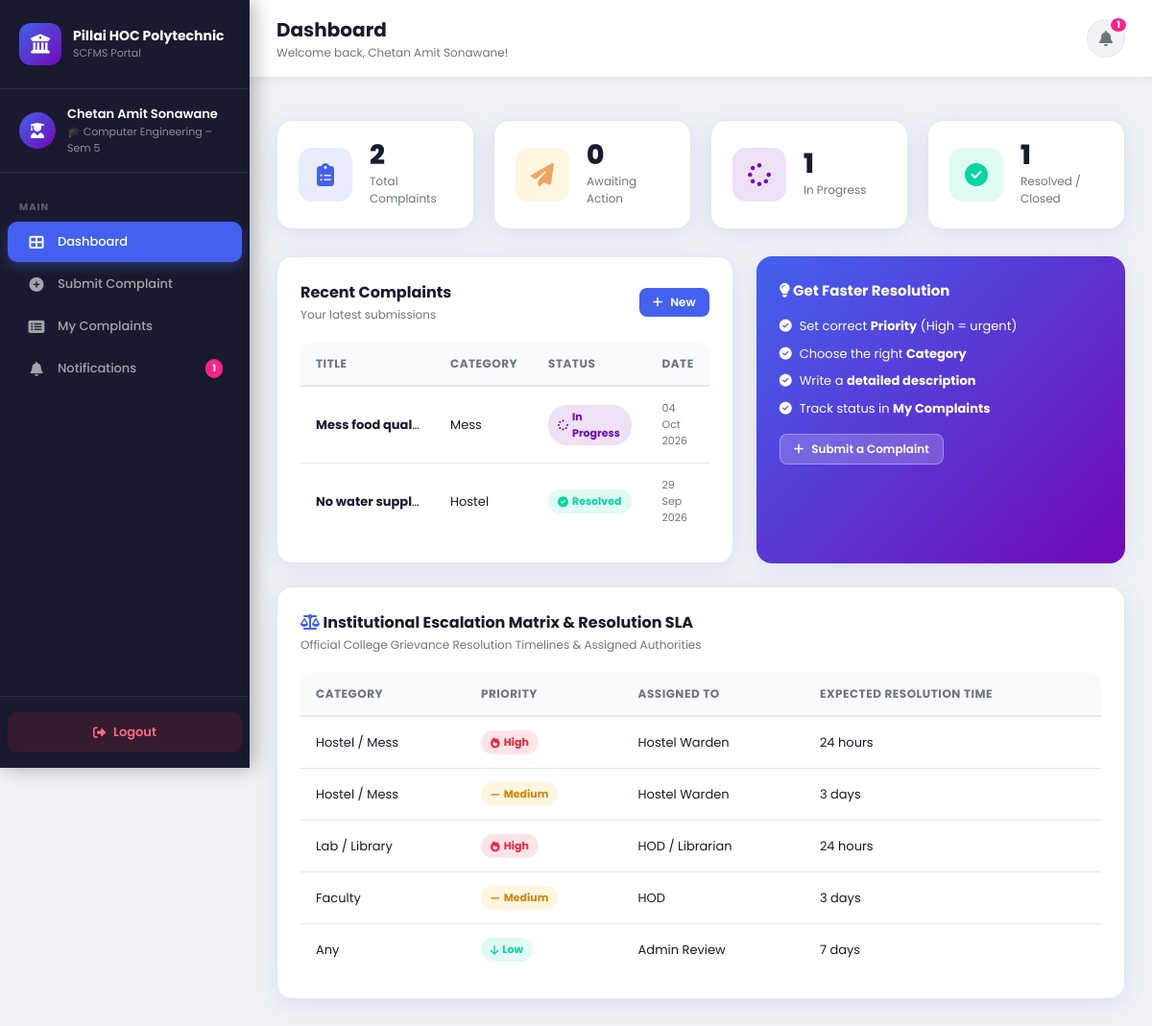
The page /student/dashboard (signed in) on the database its author committed.
### flask_app/models/models.py (models this page shows, shortened)
class User(db.Model, UserMixin):
    __tablename__ = 'users'
    id          = db.Column(db.Integer, primary_key=True)
    name        = db.Column(db.String(120), nullable=False)
    email       = db.Column(db.String(120), unique=True, nullable=False)
    password    = db.Column(db.String(256), nullable=False)
    role        = db.Column(db.String(20), nullable=False)   # student / staff / admin
    roll_no     = db.Column(db.String(30))
    branch      = db.Column(db.String(100))
    semester    = db.Column(db.Integer)
    department  = db.Column(db.String(100))
    designation = db.Column(db.String(100))
    complaints_submitted = db.relationship('Complaint', foreign_keys='Complaint.student_id',
                                           back_populates='student', lazy='dynamic')
    complaints_assigned  = db.relationship('Complaint', foreign_keys='Complaint.assigned_to',
                                           back_populates='assignee', lazy='dynamic')
    notifications = db.relationship('Notification', back_populates='user', lazy='dynamic',
                                    cascade='all, delete-orphan')
    feedbacks     = db.relationship('Feedback', back_populates='student', lazy='dynamic')

class Complaint(db.Model):
    __tablename__ = 'complaints'
    id          = db.Column(db.Integer, primary_key=True)
    student_id  = db.Column(db.Integer, db.ForeignKey('users.id'), nullable=False)
    assigned_to = db.Column(db.Integer, db.ForeignKey('users.id'), nullable=True)
    title       = db.Column(db.String(200), nullable=False)
    description = db.Column(db.Text, nullable=False)
    category    = db.Column(db.String(50), nullable=False)   # hostel/mess/lab/faculty/library/other
    priority    = db.Column(db.String(20), nullable=False)   # high/medium/low
    status      = db.Column(db.String(30), default='submitted')  # submitted/assigned/inprogress/resolved/closed
    created_at  = db.Column(db.DateTime, default=datetime.utcnow)
    updated_at  = db.Column(db.DateTime, default=datetime.utcnow, onupdate=datetime.utcnow)
    student     = db.relationship('User', foreign_keys=[student_id], back_populates='complaints_submitted')
    assignee    = db.relationship('User', foreign_keys=[assigned_to], back_populates='complaints_assigned')
    timeline    = db.relationship('TimelineEvent', back_populates='complaint',
                                  lazy='dynamic', cascade='all, delete-orphan',
                                  order_by='TimelineEvent.created_at')
    feedback    = db.relationship('Feedback', back_populates='complaint',
                                  uselist=False, cascade='all, delete-orphan')

### flask_app/routes/student.py (the view)
@student_bp.route('/dashboard')
@login_required
@student_required
def dashboard():
    complaints = Complaint.query.filter_by(student_id=current_user.id).order_by(Complaint.created_at.desc()).all()
    stats = {
        'total':      len(complaints),
        'submitted':  sum(1 for c in complaints if c.status == 'submitted'),
        'inprogress': sum(1 for c in complaints if c.status in ('assigned', 'inprogress')),
        'resolved':   sum(1 for c in complaints if c.status in ('resolved', 'closed')),
    }
    recent     = complaints[:5]
    notif_count = Notification.query.filter_by(user_id=current_user.id, is_read=False).count()
    return render_template('student/dashboard.html',
                           complaints=complaints, stats=stats,
                           recent=recent, notif_count=notif_count)

### flask_app/models/models.py (called while the page is built)
@login_manager.user_loader
def load_user(user_id):
    return User.query.get(int(user_id))

### flask_app/routes/student.py (called while the page is built)
def student_required(f):
    from functools import wraps
    @wraps(f)
    def decorated(*args, **kwargs):
        if not current_user.is_authenticated or current_user.role != 'student':
            flash('Access denied.', 'danger')
            return redirect(url_for('auth.login'))
        return f(*args, **kwargs)
    return decorated

### flask_app/templates/student/dashboard.html (shortened to what this page needs)
{% extends "base.html" %}
{% block avatar_bg %}linear-gradient(135deg,#4361ee,#7209b7){% endblock %}
{% block avatar_icon %}fa-user-graduate{% endblock %}
{% block user_role_label %}🎓 {{ current_user.branch }} – Sem {{ current_user.semester }}{% endblock %}
{% block sidebar_nav %}
<div class="nav-section"><span class="nav-section-label">Main</span></div>
<a href="{{ url_for('student.dashboard') }}"    class="nav-item {% if request.endpoint == 'student.dashboard' %}active{% endif %}"><i class="fas fa-th-large"></i> Dashboard</a>
<a href="{{ url_for('student.submit') }}"       class="nav-item {% if request.endpoint == 'student.submit' %}active{% endif %}"><i class="fas fa-plus-circle"></i> Submit Complaint</a>
<a href="{{ url_for('student.my_complaints') }}"class="nav-item {% if request.endpoint == 'student.my_complaints' %}active{% endif %}"><i class="fas fa-list-alt"></i> My Complaints</a>
<a href="{{ url_for('student.notifications') }}"class="nav-item {% if request.endpoint == 'student.notifications' %}active{% endif %}">
  <i class="fas fa-bell"></i> Notifications
  {% if notif_count %}<span class="nav-badge">{{ notif_count }}</span>{% endif %}
</a>
{% endblock %}
{% block page_title %}Dashboard{% endblock %}
{% block page_subtitle %}Welcome back, {{ current_user.name }}!{% endblock %}
{% block content %}
<div class="stats-grid">
  <div class="stat-card"><div class="stat-icon blue"><i class="fas fa-clipboard-list"></i></div><div class="stat-info"><div class="count">{{ stats.total }}</div><div class="label">Total Complaints</div></div></div>
  <div class="stat-card"><div class="stat-icon orange"><i class="fas fa-paper-plane"></i></div><div class="stat-info"><div class="count">{{ stats.submitted }}</div><div class="label">Awaiting Action</div></div></div>
  <div class="stat-card"><div class="stat-icon purple"><i class="fas fa-spinner"></i></div><div class="stat-info"><div class="count">{{ stats.inprogress }}</div><div class="label">In Progress</div></div></div>
  <div class="stat-card"><div class="stat-icon green"><i class="fas fa-check-circle"></i></div><div class="stat-info"><div class="count">{{ stats.resolved }}</div><div class="label">Resolved / Closed</div></div></div>
</div>
<div class="grid-2">
  <div class="card">
    <div class="card-header">
      <div><div class="card-title">Recent Complaints</div><div class="card-subtitle">Your latest submissions</div></div>
      <a href="{{ url_for('student.submit') }}" class="btn btn-blue btn-sm"><i class="fas fa-plus"></i> New</a>
    </div>
    {% if recent %}
    <div class="table-wrap">
      <table>
        <thead><tr><th>Title</th><th>Category</th><th>Status</th><th>Date</th></tr></thead>
        <tbody>
        {% for c in recent %}
          <tr onclick="window.location='{{ url_for('student.complaint_detail', cid=c.id) }}'" style="cursor:pointer;">
            <td style="max-width:140px;white-space:nowrap;overflow:hidden;text-overflow:ellipsis;"><strong>{{ c.title }}</strong></td>
            <td>{{ c.category | capitalize }}</td>
            <td>{% include 'partials/status_badge.html' %}</td>
            <td style="font-size:11px;color:var(--text-muted);">{{ c.created_at.strftime('%d %b %Y') }}</td>
          </tr>
        {% endfor %}
        </tbody>
      </table>
    </div>
    {% else %}
    <div class="empty-state">
      <i class="fas fa-clipboard"></i><h3>No complaints yet</h3>
      <p>Click "New" to submit your first complaint.</p>
    </div>
    {% endif %}
  </div>
  <div class="card" style="background:linear-gradient(135deg,#4361ee,#7209b7);color:white;border:none;">
    <h3 style="margin-bottom:12px;font-size:15px;"><i class="fas fa-lightbulb"></i> Get Faster Resolution</h3>
    <ul style="font-size:13px;line-height:2.2;list-style:none;">
      <li><i class="fas fa-check-circle" style="margin-right:8px;"></i>Set correct <strong>Priority</strong> (High = urgent)</li>
      <li><i class="fas fa-check-circle" style="margin-right:8px;"></i>Choose the right <strong>Category</strong></li>
      <li><i class="fas fa-check-circle" style="margin-right:8px;"></i>Write a <strong>detailed description</strong></li>
      <li><i class="fas fa-check-circle" style="margin-right:8px;"></i>Track status in <strong>My Complaints</strong></li>
    </ul>
    <a href="{{ url_for('student.submit') }}" class="btn btn-sm" style="background:rgba(255,255,255,0.2);color:white;margin-top:12px;border:1px solid rgba(255,255,255,0.3);">
      <i class="fas fa-plus"></i> Submit a Complaint
    </a>
  </div>
</div>
<div class="card">
  <div class="card-header">
    <div><div class="card-title"><i class="fas fa-balance-scale" style="color:var(--primary);"></i> Institutional Escalation Matrix &amp; Resolution SLA</div>
    <div class="card-subtitle">Official College Grievance Resolution Timelines &amp; Assigned Authorities</div></div>
  </div>
  <div class="table-wrap">
    <table>
      <thead><tr><th>Category</th><th>Priority</th><th>Assigned To</th><th>Expected Resolution Time</th></tr></thead>
      <tbody>
        <tr><td>Hostel / Mess</td><td><span class="badge badge-high"><i class="fas fa-fire"></i> High</span></td><td>Hostel Warden</td><td>24 hours</td></tr>
        <tr><td>Hostel / Mess</td><td><span class="badge badge-medium"><i class="fas fa-minus"></i> Medium</span></td><td>Hostel Warden</td><td>3 days</td></tr>
        <tr><td>Lab / Library</td><td><span class="badge badge-high"><i class="fas fa-fire"></i> High</span></td><td>HOD / Librarian</td><td>24 hours</td></tr>
        <tr><td>Faculty</td><td><span class="badge badge-medium"><i class="fas fa-minus"></i> Medium</span></td><td>HOD</td><td>3 days</td></tr>
        <tr><td>Any</td><td><span class="badge badge-low"><i class="fas fa-arrow-down"></i> Low</span></td><td>Admin Review</td><td>7 days</td></tr>
      </tbody>
    </table>
  </div>
</div>
{% endblock %}

### flask_app/templates/base.html (shortened to what this page needs)
<!DOCTYPE html>
<html lang="en">
<head>
  <link rel="stylesheet" href="{{ url_for('static', filename='css/style.css') }}"/>
  <link rel="stylesheet" href="https://cdnjs.cloudflare.com/ajax/libs/font-awesome/6.4.0/css/all.min.css"/>
</head>
<body class="app-body">
<aside class="sidebar" id="sidebar">
  <div class="sidebar-logo">
    <div class="logo-circle"><i class="fas fa-university"></i></div>
    <div>
      <h2>Pillai HOC Polytechnic</h2>
      <p>SCFMS Portal</p>
    </div>
  </div>
  <div class="sidebar-user">
    <div class="user-avatar" style="background:{% block avatar_bg %}linear-gradient(135deg,#4361ee,#7209b7){% endblock %};">
      <i class="fas {% block avatar_icon %}fa-user{% endblock %}"></i>
    </div>
    <div class="user-info">
      <div class="name">{{ current_user.name }}</div>
      <div class="role">{% block user_role_label %}{% endblock %}</div>
    </div>
  </div>
  <nav class="sidebar-nav">
    {% block sidebar_nav %}{% endblock %}
  </nav>
  <div class="sidebar-footer">
    <a href="{{ url_for('auth.logout') }}" class="logout-btn">
      <i class="fas fa-sign-out-alt"></i> Logout
    </a>
  </div>
</aside>
<div class="main-content">
  <div class="top-bar">
    <div class="top-bar-left">
      <div>
        <h1>{% block page_title %}Dashboard{% endblock %}</h1>
        <p>{% block page_subtitle %}{% endblock %}</p>
      </div>
    </div>
    <div class="top-bar-right">
      <a href="{{ url_for(current_user.role + '.notifications') if current_user.role == 'student' else '#' }}"
         class="top-bar-btn notif-btn" title="Notifications">
        <i class="fas fa-bell"></i>
        {% if notif_count and notif_count > 0 %}
          <span class="notif-badge">{{ notif_count }}</span>
        {% endif %}
      </a>
    </div>
  </div>
  <div class="flash-container">
  </div>
  <div class="page-content">
    {% block content %}{% endblock %}
  </div>
</div>
</body>
</html>

### flask_app/templates/partials/status_badge.html
{% set status_map = {
  'submitted':  ('badge-submitted',  'fa-paper-plane',    'Submitted'),
  'assigned':   ('badge-assigned',   'fa-user-check',     'Assigned'),
  'inprogress': ('badge-inprogress', 'fa-spinner',        'In Progress'),
  'resolved':   ('badge-resolved',   'fa-check-circle',   'Resolved'),
  'closed':     ('badge-closed',     'fa-lock',           'Closed')
} %}
{% set s = status_map.get(c.status, ('badge-submitted','fa-circle', c.status)) %}
<span class="badge {{ s[0] }}"><i class="fas {{ s[1] }}"></i> {{ s[2] }}</span>

### rows shown on the page
User: name "Chetan Amit Sonawane", branch "Computer Engineering", semester "5"
Complaint: title "Mess food qual…", category "Mess", s "In Progress", created_at "04 Oct 2026"
Complaint: title "No water suppl…", category "Hostel", status "Resolved", created_at "29 Sep 2026"

### other values the page prints
{{ notif_count }} "1"
{{ stats.total }} "2"
{{ stats.submitted }} "0"
{{ stats.inprogress }} "1"
{{ stats.resolved }} "1"
